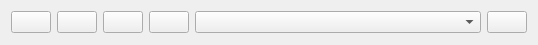
<?xml version="1.0" encoding="UTF-8"?>
<ui version="4.0">
 <class>Simcontrol</class>
 <widget class="QWidget" name="Simcontrol">
  <property name="geometry">
   <rect>
    <x>0</x>
    <y>0</y>
    <width>538</width>
    <height>45</height>
   </rect>
  </property>
  <property name="sizePolicy">
   <sizepolicy hsizetype="Minimum" vsizetype="Minimum">
    <horstretch>0</horstretch>
    <verstretch>0</verstretch>
   </sizepolicy>
  </property>
  <property name="windowTitle">
   <string>Simcontrol</string>
  </property>
  <layout class="QVBoxLayout" name="verticalLayout">
   <item>
    <layout class="QHBoxLayout" name="horizontalLayout">
     <item>
      <widget class="QPushButton" name="stopButton">
       <property name="text">
        <string/>
       </property>
      </widget>
     </item>
     <item>
      <widget class="QPushButton" name="startButton">
       <property name="text">
        <string/>
       </property>
      </widget>
     </item>
     <item>
      <widget class="QPushButton" name="pauseButton">
       <property name="text">
        <string/>
       </property>
      </widget>
     </item>
     <item>
      <widget class="QPushButton" name="nextButton">
       <property name="text">
        <string/>
       </property>
      </widget>
     </item>
     <item>
      <widget class="QComboBox" name="comboBox">
       <property name="sizePolicy">
        <sizepolicy hsizetype="Expanding" vsizetype="Fixed">
         <horstretch>0</horstretch>
         <verstretch>0</verstretch>
        </sizepolicy>
       </property>
      </widget>
     </item>
     <item>
      <widget class="QPushButton" name="refreshButton">
       <property name="text">
        <string/>
       </property>
      </widget>
     </item>
    </layout>
   </item>
  </layout>
 </widget>
 <resources/>
 <connections/>
</ui>
